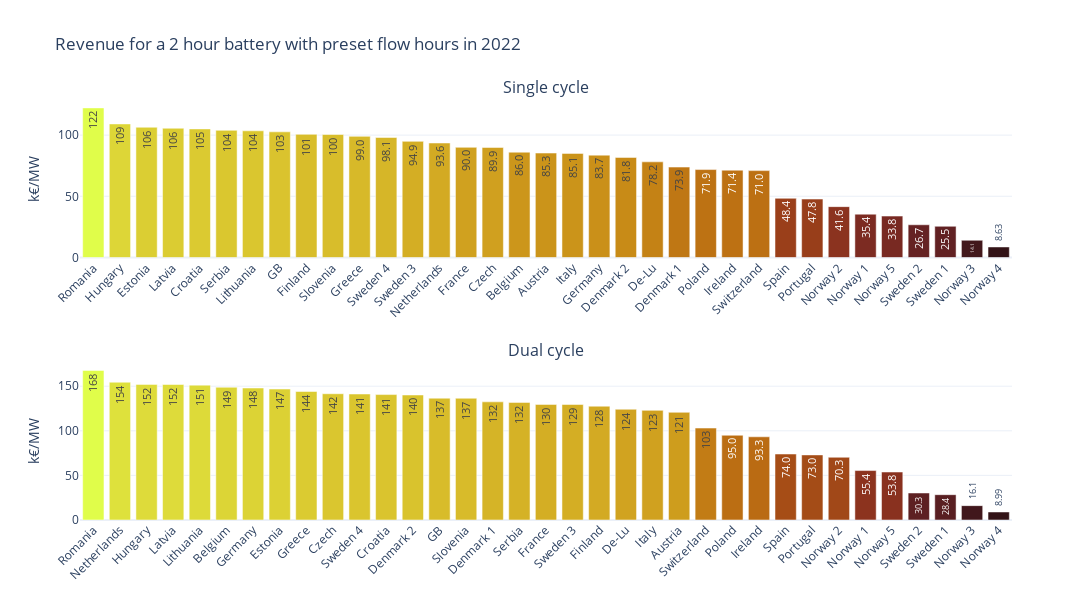

The cell this chart's notebook holds for it:
### Code cell
fig = make_subplots(
    rows=2, cols=1,
    shared_yaxes=True,
    subplot_titles=('Single cycle', 'Dual cycle')
)

fig.add_trace(go.Bar(
    x=cycle_1_hour_2_rev.index,
    y=cycle_1_hour_2_rev.values/1000,
    marker=dict(color=cycle_1_hour_2_rev.values, colorscale='solar'),
), row=1, col=1)

fig.add_trace(go.Bar(
    x=cycle_2_hour_2_rev.index,
    y=cycle_2_hour_2_rev.values.reshape(-1)/1000,
    marker=dict(color=cycle_2_hour_2_rev.values.reshape(-1), colorscale='solar'),
), row=2, col=1)

fig.update_xaxes(tickangle=-45)
fig.update_yaxes(title='k€/MW')
fig.update_traces(texttemplate='%{value: .3r}', textangle=270)
fig.update_coloraxes(showscale=False)
fig.update_layout(
    title='Revenue for a 2 hour battery with preset flow hours in 2022',
    showlegend=False,
    template='plotly_white',
    width=1200,
    height=600
)

fig.write_image('../figures/2-hour-rev.jpeg', scale=5, engine='orca')
fig

### Figure 1 — Plotly figure (JSON) as saved in the notebook; plotly's stock layout.template omitted (floating-point values rounded to 4 significant figures)
{"data": [{"marker": {"color": [122300.0, 109200.0, 106400.0, 105600.0, 105100.0, 103900.0, 103500.0, 102700.0, 100600.0, 100500.0, 99000.0, 98070.0, 94900.0, 93560.0, 90020.0, 89930.0, 86050.0, 85340.0, 85070.0, 83650.0, 81790.0, 78160.0, 73890.0, 71850.0, 71370.0, 71000.0, 48370.0, 47750.0, 41560.0, 35410.0, 33840.0, 26750.0, 25480.0, 14070.0, 8628.0], "colorscale": [[0, "rgb(51, 19, 23)"], [0.09091, "rgb(79, 28, 33)"], [0.1818, "rgb(108, 36, 36)"], [0.2727, "rgb(135, 47, 32)"], [0.3636, "rgb(157, 66, 25)"], [0.4545, "rgb(174, 88, 20)"], [0.5455, "rgb(188, 111, 19)"], [0.6364, "rgb(199, 137, 22)"], [0.7273, "rgb(209, 164, 32)"], [0.8182, "rgb(217, 192, 44)"], [0.9091, "rgb(222, 222, 59)"], [1, "rgb(224, 253, 74)"]]}, "textangle": -90, "texttemplate": "%{value: .3r}", "type": "bar", "x": ["Romania", "Hungary", "Estonia", "Latvia", "Croatia", "Serbia", "Lithuania", "GB", "Finland", "Slovenia", "Greece", "Sweden 4", "Sweden 3", "Netherlands", "France", "Czech", "Belgium", "Austria", "Italy", "Germany", "Denmark 2", "De-Lu", "Denmark 1", "Poland", "Ireland", "Switzerland", "Spain", "Portugal", "Norway 2", "Norway 1", "Norway 5", "Sweden 2", "Sweden 1", "Norway 3", "Norway 4"], "xaxis": "x", "y": [122.3, 109.2, 106.4, 105.6, 105.1, 103.9, 103.5, 102.7, 100.6, 100.5, 99.0, 98.07, 94.9, 93.56, 90.02, 89.93, 86.05, 85.34, 85.07, 83.65, 81.79, 78.16, 73.89, 71.85, 71.37, 71.0, 48.37, 47.75, 41.56, 35.41, 33.84, 26.75, 25.48, 14.07, 8.628], "yaxis": "y"}, {"marker": {"color": [167700.0, 154500.0, 152000.0, 151900.0, 151200.0, 148800.0, 148000.0, 146800.0, 144100.0, 141500.0, 141300.0, 140617, 140100.0, 136600.0, 136500.0, 132500.0, 131900.0, 129600.0, 129500.0, 127600.0, 124200.0, 122900.0, 120700.0, 103100.0, 95020.0, 93280.0, 73970.0, 72980.0, 70330.0, 55440.0, 53790.0, 30280.0, 28390.0, 16100.0, 8990.0], "colorscale": [[0, "rgb(51, 19, 23)"], [0.09091, "rgb(79, 28, 33)"], [0.1818, "rgb(108, 36, 36)"], [0.2727, "rgb(135, 47, 32)"], [0.3636, "rgb(157, 66, 25)"], [0.4545, "rgb(174, 88, 20)"], [0.5455, "rgb(188, 111, 19)"], [0.6364, "rgb(199, 137, 22)"], [0.7273, "rgb(209, 164, 32)"], [0.8182, "rgb(217, 192, 44)"], [0.9091, "rgb(222, 222, 59)"], [1, "rgb(224, 253, 74)"]]}, "textangle": -90, "texttemplate": "%{value: .3r}", "type": "bar", "x": ["Romania", "Netherlands", "Hungary", "Latvia", "Lithuania", "Belgium", "Germany", "Estonia", "Greece", "Czech", "Sweden 4", "Croatia", "Denmark 2", "GB", "Slovenia", "Denmark 1", "Serbia", "France", "Sweden 3", "Finland", "De-Lu", "Italy", "Austria", "Switzerland", "Poland", "Ireland", "Spain", "Portugal", "Norway 2", "Norway 1", "Norway 5", "Sweden 2", "Sweden 1", "Norway 3", "Norway 4"], "xaxis": "x2", "y": [167.7, 154.5, 152.0, 151.9, 151.2, 148.8, 148.0, 146.8, 144.1, 141.5, 141.3, 140.6, 140.1, 136.6, 136.5, 132.5, 131.9, 129.6, 129.5, 127.6, 124.2, 122.9, 120.7, 103.1, 95.02, 93.28, 73.97, 72.98, 70.33, 55.44, 53.79, 30.28, 28.39, 16.1, 8.99], "yaxis": "y2"}], "layout": {"annotations": [{"font": {"size": 16}, "showarrow": false, "text": "Single cycle", "x": 0.5, "xanchor": "center", "xref": "paper", "y": 1, "yanchor": "bottom", "yref": "paper"}, {"font": {"size": 16}, "showarrow": false, "text": "Dual cycle", "x": 0.5, "xanchor": "center", "xref": "paper", "y": 0.375, "yanchor": "bottom", "yref": "paper"}], "coloraxis": {"showscale": false}, "height": 600, "showlegend": false, "title": {"text": "Revenue for a 2 hour battery with preset flow hours in 2022"}, "width": 1200, "xaxis": {"anchor": "y", "domain": [0, 1], "tickangle": -45}, "xaxis2": {"anchor": "y2", "domain": [0, 1], "tickangle": -45}, "yaxis": {"anchor": "x", "domain": [0.625, 1], "title": {"text": "k€/MW"}}, "yaxis2": {"anchor": "x2", "domain": [0, 0.375], "title": {"text": "k€/MW"}}}}
